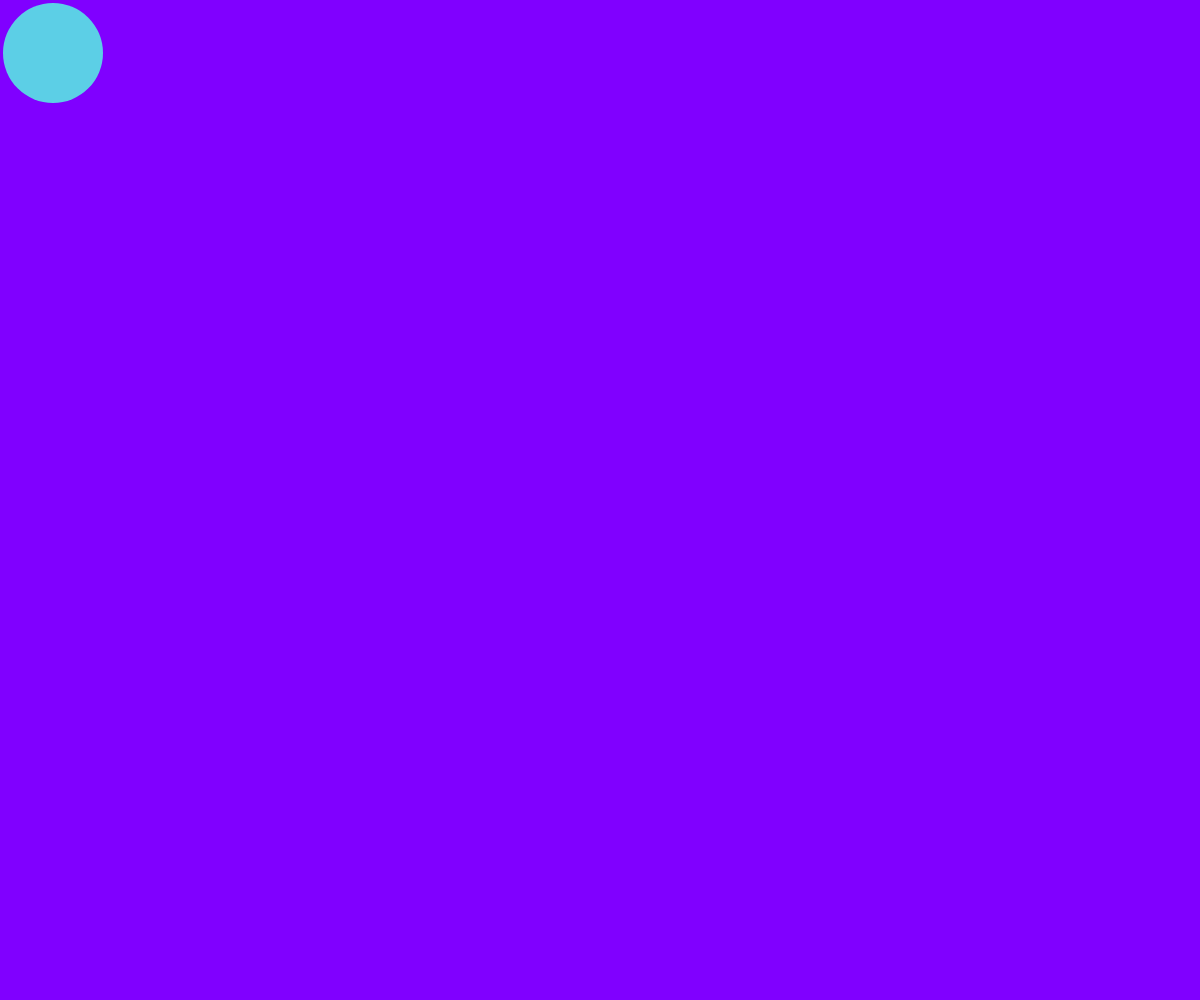
Frame 1 (no input)
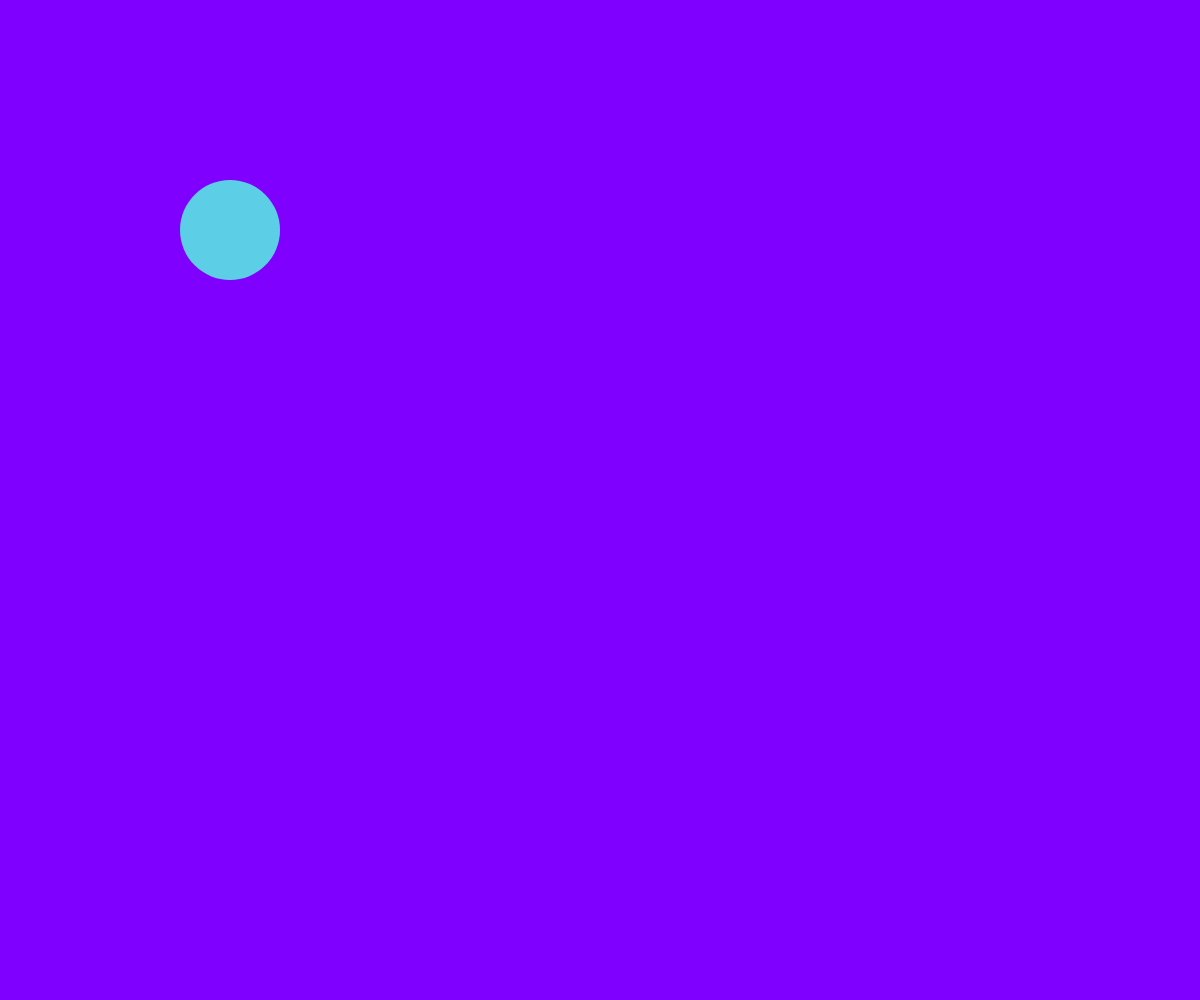
Frame 60 (no input)
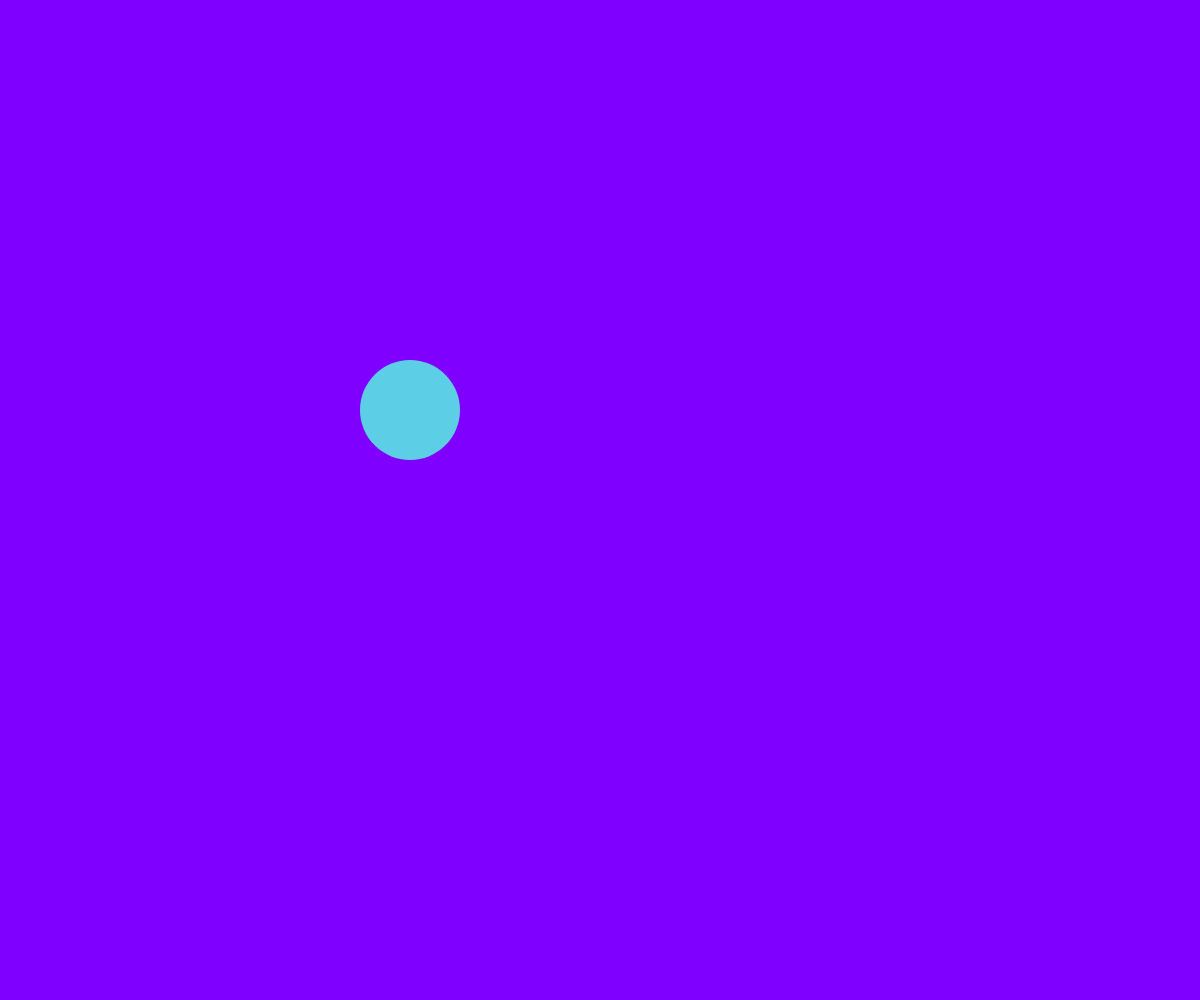
Frame 120 (the mouse pressed at the canvas centre since frame 60)

The p5.js sketch that drew these frames (run headless with seeded random() and noise() and a simulated clock; from frame 60 on, the mouse is pressed at the canvas centre):

// p5.js sketch
// ── sketch.js
let Xpods;
let Ypods;
let xDir;
let yDir;

function setup() {

    createCanvas(windowWidth, windowHeight);
    background(340,200,100);
    Xpods=50;
    Ypods=50;
    xDir=1;
    yDir=1;
}

function draw() {
    colorMode(HSB);
    background(270,100,100);

    //Make the square move inside the canvas
     Xpods+=xDir*3;
     Ypods+=yDir*3;

    if (Xpods>windowWidth-50 || Xpods<50){
        xDir*=-1;
    } 

    if (Ypods>windowHeight-50 || Ypods<50){
        yDir*=-1;
        
    } 
    
    if (xDir>0 && yDir>0){
        fill(190, 60, 90);
    }
    if (xDir<0 && yDir>0){
        fill(150,50,85);
    }
    if (xDir>0 && yDir<0){
        fill(320, 45, 90);
    }
    if (xDir<0 && yDir<0){
        fill(55,40,92);
    }
    noStroke();

    ellipse(Xpods, Ypods, 100);
}
